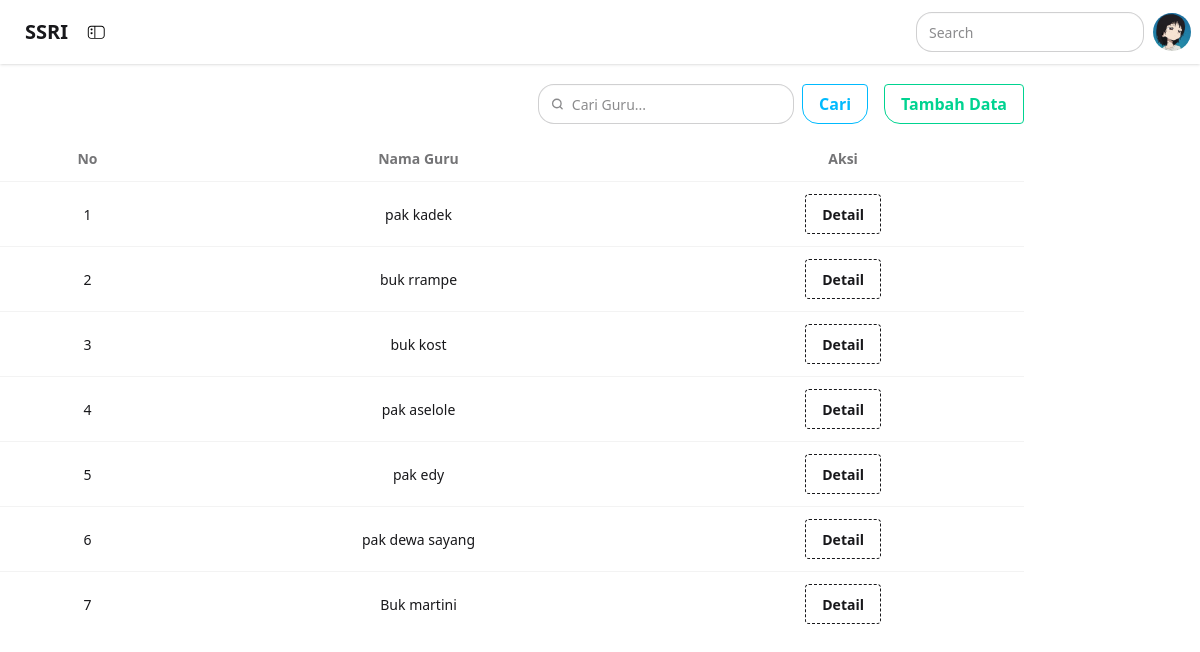
Page /admin/index.php?page=guru on the committed database.
### tables this page shows
CREATE TABLE `guru` (
  `id_guru` int NOT NULL,
  `nama_guru` varchar(100) NOT NULL,
  `tgl_lahir` date NOT NULL,
  `alamat` text NOT NULL,
  `telp` varchar(15) NOT NULL,
  `username` varchar(20) NOT NULL,
  `password` varchar(35) NOT NULL
);

### admin/guru.php (the view, shortened to what this page needs)
<?php
include("../koneksi.php");
$cari = "";
if (isset($_GET['cari']) && $_GET['cari'] != "") {
    $cari = mysqli_real_escape_string($koneksi, $_GET['cari']);
    $result = mysqli_query($koneksi, "SELECT * FROM guru WHERE nama_guru LIKE '%$cari%' ORDER BY id_guru DESC");
} else {
    $result = mysqli_query($koneksi, "SELECT * FROM guru ORDER BY id_guru DESC");
}
?>
<div class="container mt-2 main-content-jurusan">
    <div class="flex justify-end mb-3 flex-wrap gap-2 mt-5">
        <form class="flex items-center mr-2 gap-2" method="get" action="">
            <label class="input rounded-2xl flex items-center gap-2 w-40 sm:w-64">
                <svg class="h-[1em] opacity-50" xmlns="http://www.w3.org/2000/svg" viewBox="0 0 24 24">
                    <g stroke-linejoin="round" stroke-linecap="round" stroke-width="2.5" fill="none" stroke="currentColor">
                        <circle cx="11" cy="11" r="8"></circle>
                        <path d="m21 21-4.3-4.3"></path>
                    </g>
                </svg>
                <input
                    type="search"
                    name="cari"
                    required
                    placeholder="Cari Guru..."
                    class="grow focus:outline-none"
                    value="<?= htmlspecialchars($cari) ?>"
                />
            </label>
            <button
                class="btn btn-outline btn-info rounded-b-2xl text-xs sm:text-sm md:text-base px-3 py-1 sm:px-4 sm:py-2"
                type="submit">
                Cari
            </button>
        </form>
        <a href="guru_tambah.php"
           class="btn btn-outline btn-success rounded-bl-2xl text-xs sm:text-sm md:text-base px-3 py-1 sm:px-4 sm:py-2 text-center">
           Tambah Data
        </a>
    </div>
    <div class="table-responsive">
        <table class="table table-bordered table-striped table-hover align-middle text-center">
            <thead class="table-dark">
                <tr>
                    <th>No</th>
                    <th>Nama Guru</th>
                    <th>Aksi</th>
                </tr>
            </thead>
            <tbody>
                <?php
                $no = 1;
                if (mysqli_num_rows($result) > 0) {
                    while ($row = mysqli_fetch_assoc($result)) { ?>
                        <tr>
                            <td><?= $no++ ?></td>
                            <td><?= $row['nama_guru'] ?></td>
                            <td>
                                <button class="btn btn-dash" onclick="openDetail(
                                    '<?= $row['nama_guru'] ?>',
                                    '<?= $row['tgl_lahir'] ?>',
                                    '<?= $row['alamat'] ?>',
                                    '<?= $row['telp'] ?>',
                                    '<?= $row['username'] ?>',
                                    '<?= $row['id_guru'] ?>'
                                )">Detail</button>
                            </td>
                        </tr>
                <?php }
                } else { ?>
                    <tr>
                        <td colspan="3" class="text-center text-muted">⚠️ Data tidak ditemukan</td>
                    </tr>
                <?php } ?>
            </tbody>
        </table>
    </div>
</div>

### admin/index.php (shortened to what this page needs)
<!DOCTYPE html>
<html lang="en">
<head>
    <link rel="stylesheet" href="">
    <link href="https://cdn.jsdelivr.net/npm/daisyui@5" rel="stylesheet" type="text/css" />
    <script src="https://cdn.jsdelivr.net/npm/@tailwindcss/browser@4"></script>
    <link href='https://unpkg.com/boxicons@2.1.4/css/boxicons.min.css' rel='stylesheet'>
</head>
<body>
    <div class="navbar bg-base-100 shadow-sm">
        <div class="flex-1">
            <a class="btn btn-ghost text-xl">SSRI</a>
        </div>
        <div class="drawer">
            <div class="drawer-content">
                <label for="my-drawer-1" class="drawer-button cursor-pointer"><img src="../asset/sidebar.png"
                        alt=""></label>
            </div>
        </div>
        <div class="flex gap-2">
            <input type="text" placeholder="Search" class="input rounded-2xl input-bordered w-24 md:w-auto" />
            <div class="dropdown dropdown-end">
                <div tabindex="0" role="button" class="btn btn-ghost btn-circle avatar">
                    <div class="w-10 rounded-full">
                        <img alt="Tailwind CSS Navbar component"
                            src="../asset/sizu.jpeg" />
                    </div>
                </div>
            </div>
        </div>
    </div>
<div class="drawer drawer-end z-50 fixed inset-0 pointer-events-none">
</div>
    <script src="https://cdn.jsdelivr.net/npm/@tailwindcss/browser@4"></script>
</body>
</html>
<div class="badan">
    <?php
    if (isset($_GET['page'])) {
        $page = $_GET['page'];
        switch ($page) {
            case 'guru':
                include "guru.php";
                break;
        }
    } else {
        include "home.php";
    }
    ?>
</div>

### rows in the picture
guru: nama_guru "pak kadek"
guru: nama_guru "buk rrampe"
guru: nama_guru "buk kost"
guru: nama_guru "pak aselole"
guru: nama_guru "pak edy"
guru: nama_guru "pak dewa sayang"
guru: nama_guru "Buk martini"
